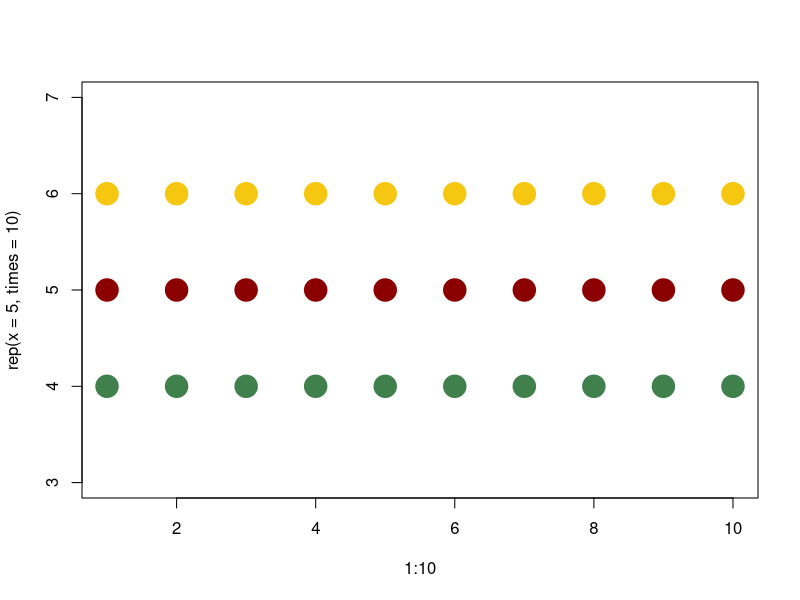
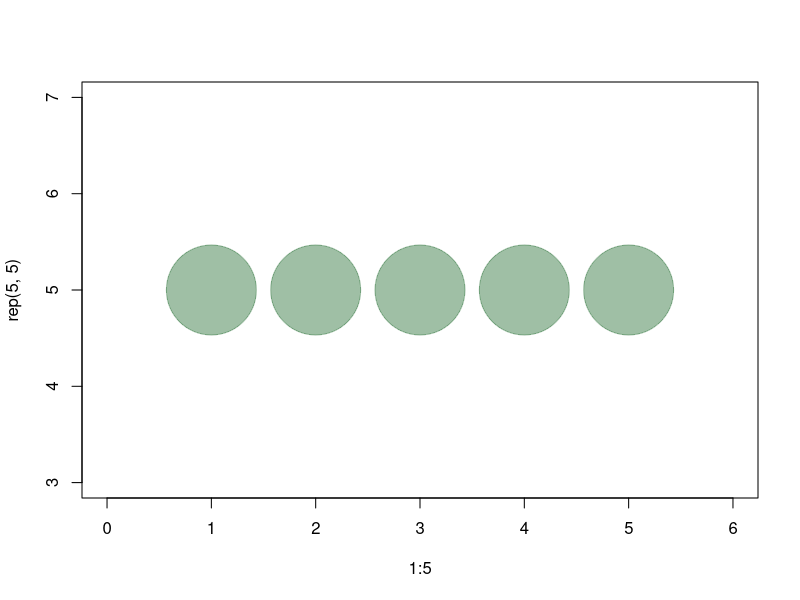
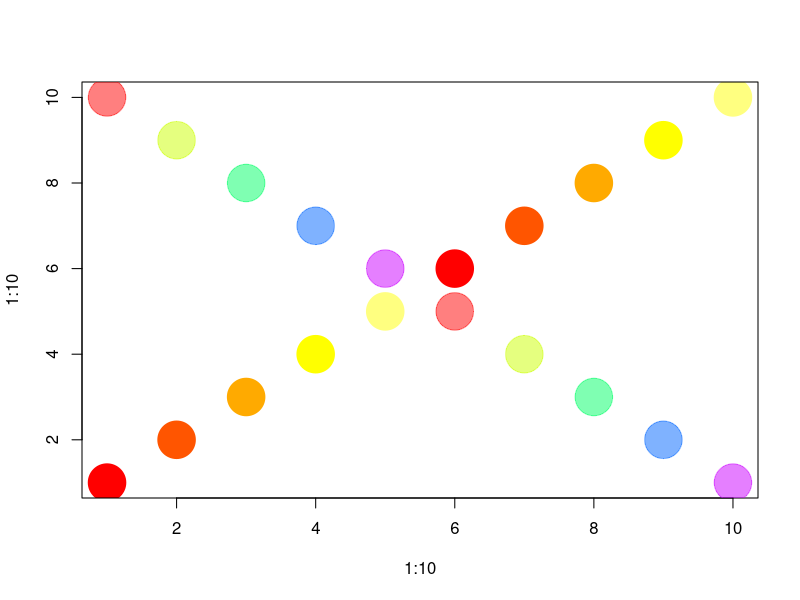
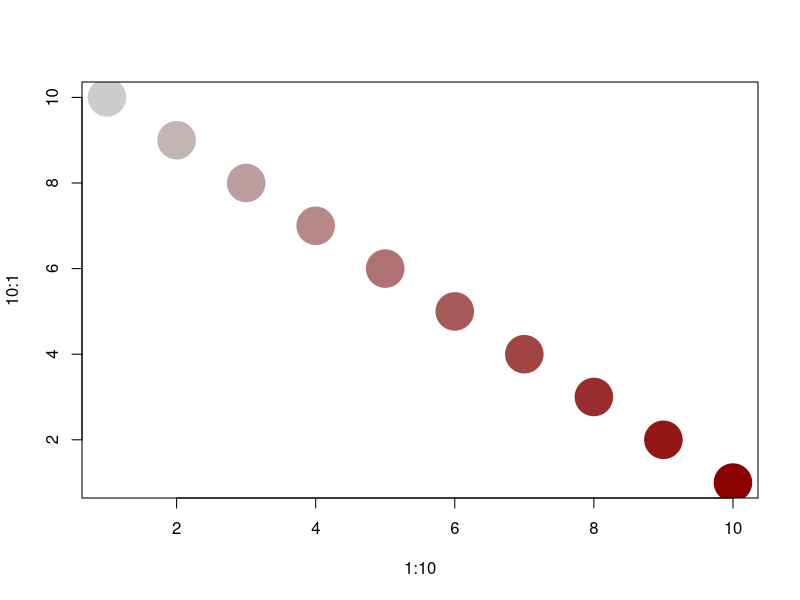

Generate these figures, in order, with R:
# Visualización de redes estáticas y dinámicas con R

# Ognyanova, K. (2023) Visualización de redes con R. Obtenido de www. kateto.net/network-visualization.

install.packages("igraph") 
install.packages("network") 
install.packages("sna")
install.packages("ggraph")
install.packages("visNetwork")
install.packages("threejs")
install.packages("networkD3")
install.packages("ndtv")


# Color in R plots --------------------------------------------------------

# In R functions you can use named colort, hex, or RGB values
# pch is shape, cex is size

plot(x = 1:10, y = rep(x = 5,times = 10), pch = 19, cex = 3, col = 'dark red')
points(x = 1:10, y = rep(x = 6,times = 10), pch = 19, cex = 3, col = '557799')
points(x = 1:10, y = rep(x = 4,times = 10), pch = 19, cex = 3, col = rgb(.25,.5,.3))

# We can set the opacity/transparency using the parameter alpha (range 0-1)

plot(x = 1:5, y = rep(5,5), pch = 19, cex = 12, 
     col = rgb(.25, .5, .3, alpha = .5),xlim = c(0,6))


# R comes with some predefined palette function

pal1 <- heat.colors(n = 5, alpha = 1)
pal2 <- rainbow(n = 5,alpha = .5)
plot(x = 1:10, y = 1:10, pch = 19, cex = 5, col = pal1)
points(x = 1:10, y = 10:1, pch = 19, cex = 5, col = pal2)

# We can also generate our own gradients 


palf <- colorRampPalette(c("gray80", "dark red")) 
plot(x=1:10, y=10:1, pch=19, cex=5, col=palf(10)) 


# Data format, size and preparation ---------------------------------------


